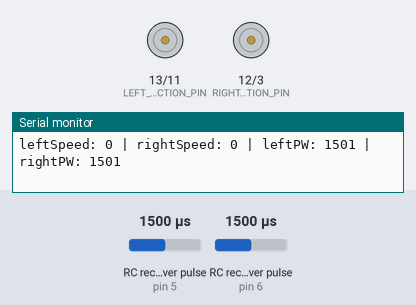
Recording of a sketch running on a simulated Arduino Uno, built with avr-gcc and run on an emulated ATmega328P. Shown: direction and speed pins drawn as motors (green arrow = direction pin HIGH = forward, orange = LOW = backward, longer = more drive), the last lines printed to the serial monitor. Wiring (inferred from the names in the program): 2 × RC receiver channel: data pin 5 / data pin 6. Inputs (shaded band) come from the test bench; at power-on: RC receiver pulse (sensors on pin 5, pin 6) 1500 µs.

Above: at 6.2 s.
6.3 s: RC receiver pulse (sensor on pin 5) set to 1020 µs
At 7.0 s:
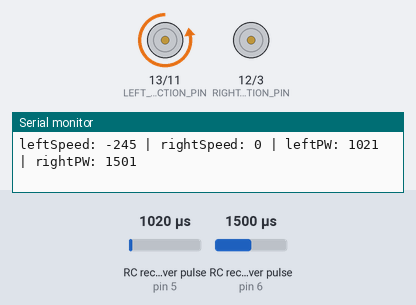
7.8 s: RC receiver pulse (sensor on pin 6) set to 1020 µs
At 8.2 s:
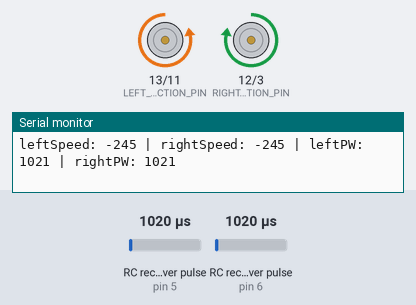
9.3 s: RC receiver pulse (sensor on pin 5) set to 1250 µs
At 10.5 s:
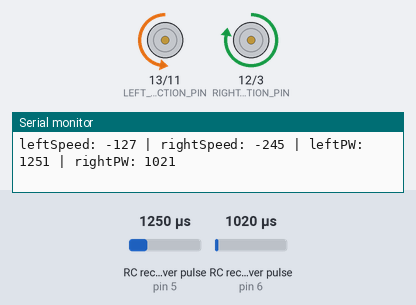
10.8 s: RC receiver pulse (sensor on pin 6) set to 1250 µs
At 11.7 s:
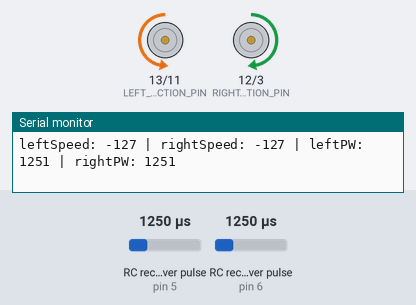
12.3 s: RC receiver pulse (sensor on pin 5) set to 1500 µs
At 12.8 s:
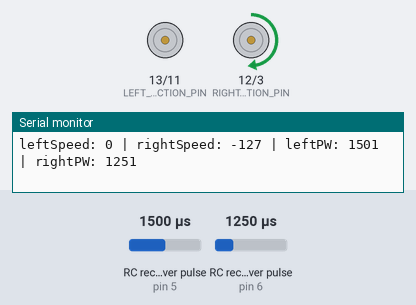
13.8 s: RC receiver pulse (sensor on pin 6) set to 1750 µs
At 15.2 s:
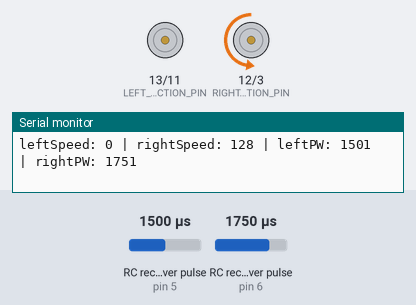
Timing chart, 0 to 16.3 s (numbered marks = the images above; inputs shaded):
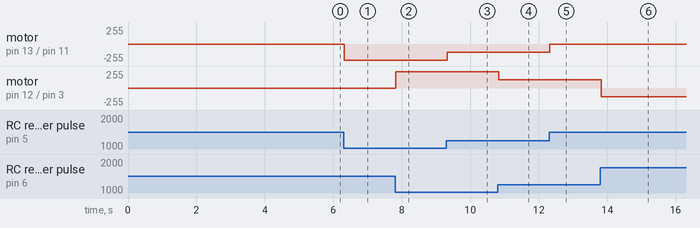

Measured:
- after the input at 6.3 s, motor on pin 13 (LEFT_DIRECTION_PIN) / pin 11 (LEFT_PWM_PIN): stopped → backward 245/255 at once
- after the input at 7.8 s, motor on pin 12 (RIGHT_DIRECTION_PIN) / pin 3 (RIGHT_PWM_PIN): stopped → forward 245/255 at once
- after the input at 9.3 s, motor on pin 13 (LEFT_DIRECTION_PIN) / pin 11 (LEFT_PWM_PIN): backward 245/255 → backward 127/255 at once
- after the input at 10.8 s, motor on pin 12 (RIGHT_DIRECTION_PIN) / pin 3 (RIGHT_PWM_PIN): forward 245/255 → forward 127/255 at once
- after the input at 12.3 s, motor on pin 13 (LEFT_DIRECTION_PIN) / pin 11 (LEFT_PWM_PIN): backward 127/255 → stopped at once
- after the input at 13.8 s, motor on pin 12 (RIGHT_DIRECTION_PIN) / pin 3 (RIGHT_PWM_PIN): forward 127/255 → backward 128/255 at once

The sketch:

tonk_control_v2.ino
```cpp
/*
++++++++++++++ VERSION LOG ++++++++++++++++++++++++++++++++++++++++++++++++++++++++++++++++++++++++++++++++++++++++++++++++++++++++
*/

#define SKETCH_VERSION "2"
#define SKETCH_DATE "2024-05-26"
#define SKETCH_TO_FIX ""
#define SKETCH_TO_DO ""

/*
++++++++++++++ DEBUG MODE +++++++++++++++++++++++++++++++++++++++++++++++++++++++++++++++++++++++++++++++++++++++++++++++++++++++++
*/

#define DEBUG  // Comment this line to stay out of DEBUG mode

#ifdef DEBUG
#define DEBUG_PRINT(x) Serial.print(x)
#define DEBUG_PRINTLN(x) Serial.println(x)
#else
#define DEBUG_PRINT(x)
#define DEBUG_PRINTLN(x)
#endif

/*
++++++++++++++ BOARDS & PINS ++++++++++++++++++++++++++++++++++++++++++++++++++++++++++++++++++++++++++++++++++++++++++++++++++++++
*/

#define ARDUINO_MOTORSHIELD_REV3  // Uncomment if not applicable   https://store.arduino.cc/products/arduino-motor-shield-rev3
#ifdef ARDUINO_MOTORSHIELD_REV3   // WARNING: This motorshield uses pins D8 and D9 for brake, and A0 and A1 for current sensing!    https://store.arduino.cc/products/arduino-motor-shield-rev3
#define LEFT_DIRECTION_PIN 13
#define LEFT_PWM_PIN 11
#define RIGHT_DIRECTION_PIN 12
#define RIGHT_PWM_PIN 3
#define LEFT_CHANNEL_PIN 5   // Must be an external interrupt pin! Make sure the flwg. pins are not already used in the previous 4 lines!
#define RIGHT_CHANNEL_PIN 6  // Must be an external interrupt pin!
#endif

/*
++++++++++++++ OTHER DEFINES ++++++++++++++++++++++++++++++++++++++++++++++++++++++++++++++++++++++++++++++++++++++++++++++++++++++
*/

#define SERIAL_BAUDRATE 115200
#define PULSEIN_TIMEOUT_MICROSEC 1000000
#define PPM_PIXHAWK_MIN 1000
#define PPM_PIXHAWK_MAX 2000
#define LEFT_MOTOR 0  // Reverse if necessary, to change side, turning direction, ...
#define RIGHT_MOTOR !LEFT_MOTOR
#define LEFT_FORWARD 1
#define LEFT_REVERSE !LEFT_FORWARD
#define RIGHT_FORWARD 0
#define RIGHT_REVERSE !RIGHT_FORWARD
#define IDLE_SPEED_LAG 20  // Integer

/*
++++++++++++++ VARIABLES ++++++++++++++++++++++++++++++++++++++++++++++++++++++++++++++++++++++++++++++++++++++++++++++++++++++++++
*/

void motorshield(void);
void pulsewidth(void);

int leftSpeed, rightSpeed, modus, previousModus;
unsigned long leftPulsewidth, rightPulsewidth, modePulsewidth;


void setup() {
#ifdef DEBUG
  Serial.begin(SERIAL_BAUDRATE);
#endif
  sketchInfo();
  setupMotorshield();
  delay(10);  // Delay to allow the Frsky receiver to start up after powering up the explorer
  setupReceiver();
}


void loop() {
  pw2speed();
  printPulsewidths();
  printSpeeds();
}


void sketchInfo() {
  DEBUG_PRINTLN("");
  DEBUG_PRINTLN("");
  DEBUG_PRINTLN("");
  DEBUG_PRINT("SKETCH VERSION:   ");
  DEBUG_PRINTLN(SKETCH_VERSION);
  DEBUG_PRINT("SKETCH DATE:      ");
  DEBUG_PRINTLN(SKETCH_DATE);
  DEBUG_PRINT("STILL TO FIX:     ");
  DEBUG_PRINTLN(SKETCH_TO_FIX);
  DEBUG_PRINT("STILL TO DO:      ");
  DEBUG_PRINTLN(SKETCH_TO_DO);
  DEBUG_PRINTLN("");
  DEBUG_PRINTLN("");
  DEBUG_PRINTLN("");
  delay(5000);
}
```

motorshield.ino
```cpp
void setupMotorshield() {
  DEBUG_PRINTLN("INFO: Setting up motorshield ...");
  pinMode(LEFT_PWM_PIN, OUTPUT);
  pinMode(RIGHT_PWM_PIN, OUTPUT);
  pinMode(LEFT_DIRECTION_PIN, OUTPUT);
  pinMode(RIGHT_DIRECTION_PIN, OUTPUT);

  analogWrite(LEFT_PWM_PIN, 0);
  analogWrite(RIGHT_PWM_PIN, 0);
  digitalWrite(LEFT_DIRECTION_PIN, LOW);
  digitalWrite(RIGHT_DIRECTION_PIN, LOW);
}


void driveMotorshield(byte motor, byte dir, byte spd) {
  if (motor == LEFT_MOTOR) {
    digitalWrite(LEFT_DIRECTION_PIN, dir);
    analogWrite(LEFT_PWM_PIN, spd);
  } else if (motor == RIGHT_MOTOR) {
    digitalWrite(RIGHT_DIRECTION_PIN, dir);
    analogWrite(RIGHT_PWM_PIN, spd);
  }
}


void pw2speed() {
    leftPulsewidth = pulseIn(LEFT_CHANNEL_PIN, HIGH, PULSEIN_TIMEOUT_MICROSEC);  // The pulseIn function measures the width of the Frsky PPM signal
  rightPulsewidth = pulseIn(RIGHT_CHANNEL_PIN, HIGH, PULSEIN_TIMEOUT_MICROSEC);
    if ((leftPulsewidth < PPM_PIXHAWK_MIN) || (leftPulsewidth > PPM_PIXHAWK_MAX)) {
      // Skip this invalid pulse width.  Do not remove this if block!
    } else {
      leftSpeed = map(leftPulsewidth, PPM_PIXHAWK_MIN, PPM_PIXHAWK_MAX, -255, 255);
      leftSpeed = constrain(leftSpeed, -255, 255);
      if (leftSpeed > IDLE_SPEED_LAG) {
        driveMotorshield(LEFT_MOTOR, LEFT_FORWARD, leftSpeed);
      } else if (leftSpeed < -IDLE_SPEED_LAG) {
        driveMotorshield(LEFT_MOTOR, LEFT_REVERSE, -leftSpeed);
      } else {
        driveMotorshield(LEFT_MOTOR, LEFT_REVERSE, 0);
      };
    };

    if ((rightPulsewidth < PPM_PIXHAWK_MIN) || (rightPulsewidth > PPM_PIXHAWK_MAX)) {
      // Skip this invalid pulse width
    } else {
      rightSpeed = map(rightPulsewidth, PPM_PIXHAWK_MIN, PPM_PIXHAWK_MAX, -255, 255);
      rightSpeed = constrain(rightSpeed, -255, 255);
      if (rightSpeed > IDLE_SPEED_LAG) {
        driveMotorshield(RIGHT_MOTOR, RIGHT_FORWARD, rightSpeed);
      } else if (rightSpeed < -IDLE_SPEED_LAG) {
        driveMotorshield(RIGHT_MOTOR, RIGHT_REVERSE, -rightSpeed);
      } else {
        driveMotorshield(RIGHT_MOTOR, RIGHT_REVERSE, 0);
      };
    };
}


void printSpeeds() {
  DEBUG_PRINT("leftSpeed: ");
  DEBUG_PRINT(leftSpeed);
  DEBUG_PRINT(" | ");
  DEBUG_PRINT("rightSpeed: ");
  DEBUG_PRINT(rightSpeed);
  DEBUG_PRINT(" | ");
}
```

pulsewidth.ino
```cpp
void setupReceiver() {
  DEBUG_PRINTLN("INFO: Setting up Frsky receiver inputs ...");
  pinMode(LEFT_CHANNEL_PIN, INPUT);
  pinMode(RIGHT_CHANNEL_PIN, INPUT);
}


void printPulsewidths() {
  DEBUG_PRINT("leftPW: ");
  DEBUG_PRINT(leftPulsewidth);
  DEBUG_PRINT(" | ");
  DEBUG_PRINT("rightPW: ");
  DEBUG_PRINTLN(rightPulsewidth);
}
```
